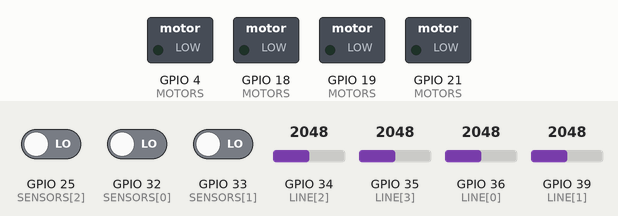
Simulated run of this sketch. Board: ESP32. Parts: switched loads named in the sketch (green lamp = pin HIGH). Dashed ring = blinking. Inputs (shaded band) come from the test bench; at power-on: GPIO 25 (SENSORS[2]) LOW, GPIO 32 (SENSORS[0]) LOW, GPIO 34 (LINE[2]) = 2048, GPIO 33 (SENSORS[1]) LOW, GPIO 35 (LINE[3]) = 2048, GPIO 36 (LINE[0]) = 2048, GPIO 39 (LINE[1]) = 2048. Random numbers use the default seed unless the sketch sets one; EEPROM starts erased.

Above: at 1.2 s.
1.3 s: GPIO 25 (SENSORS[2]) driven HIGH and GPIO 32 (SENSORS[0]) driven HIGH
4.3 s: GPIO 34 (LINE[2]) set to 3202
At 5.15 s:
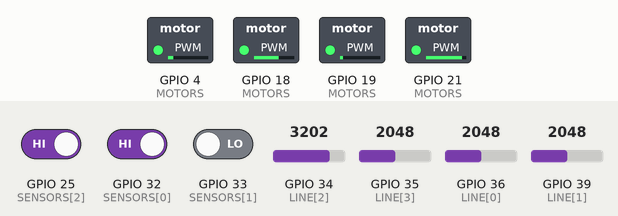
7.3 s: GPIO 34 (LINE[2]) set to 3323
At 7.7 s:
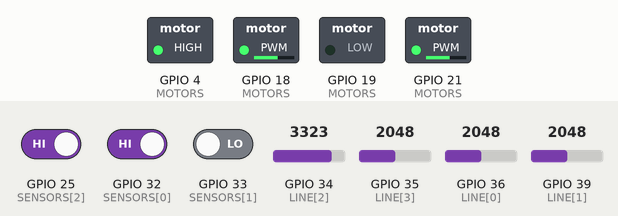
10.3 s: GPIO 34 (LINE[2]) set to 2866
At 13.08 s:
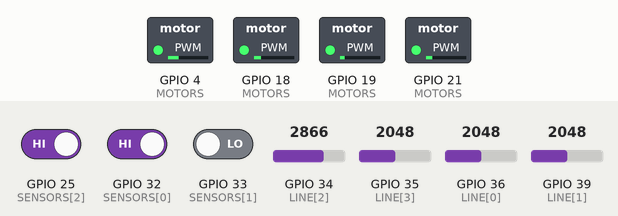
13.3 s: GPIO 33 (SENSORS[1]) driven HIGH
16.3 s: GPIO 34 (LINE[2]) set to 3972
At 16.45 s:
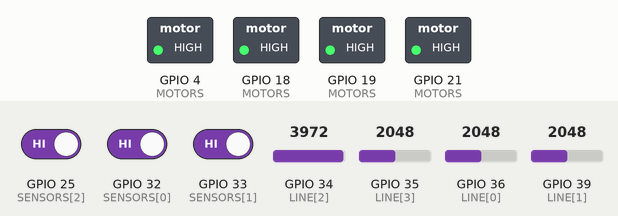
Timing chart, 0 to 20.3 s (numbered marks = the images above; inputs shaded):
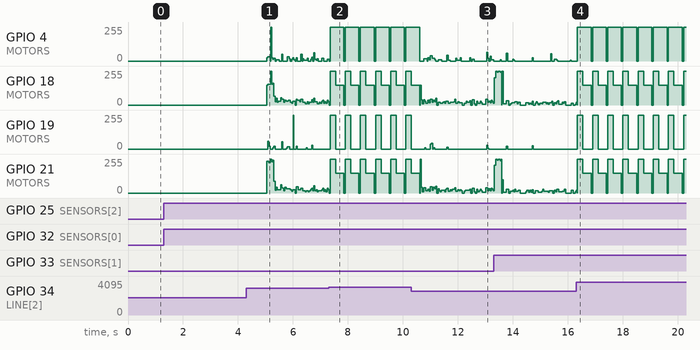

The sketch:

Code.ino
```cpp
#include <EEPROM.h>
#include "esp32-hal-cpu.h" // مكتبة لتغيير تردد المعالج

// ===== إعدادات الأجهزة =====
const int MOTORS[2][2] = {
  {18, 4},   // المحرك الأول (RPWM, LPWM)
  {21, 19}   // المحرك الثاني (RPWM, LPWM)
};

// الحساسات (Front, Right, Left) → JS40F Digital
const int SENSORS[3] = {32, 33, 25};

// مستشعرات الخط (Analog)
const int LINE[] = {36, 39, 34, 35};

// ===== إعدادات الروبوت =====
const float LEARNING_RATE = 0.01;
const float EPSILON_MIN = 0.05;
const float EDGE_THRESHOLD = 0.8;
const unsigned long AVOID_TIMINGS[] = {50, 200, 300}; // بالمللي ثانية
const unsigned long START_DELAY = 5000; // 5 ثواني قبل بدء الحركة

// ===== متغيرات الذكاء الاصطناعي =====
float weights[24];        // 7 حساسات + زاوية العدو
float sensorsValues[8];   // 7 حساسات + زاوية العدو
float epsilon = 0.2;
int wins = 0, battles = 0;

// ===== حالة البداية =====
unsigned long startTime;
bool started = false;

// ===== حالة تجنب الحافة =====
struct EdgeAvoid {
  bool active = false;
  int step = 0;
  unsigned long start = 0;
} edgeAvoid;

// ===================== الوظائف =====================

// ضبط المحركات
void setMotors(int left, int right) {
  digitalWrite(MOTORS[0][1], left < 0);
  digitalWrite(MOTORS[0][0], left > 0);
  analogWrite(MOTORS[0][0], abs(left));

  digitalWrite(MOTORS[1][1], right < 0);
  digitalWrite(MOTORS[1][0], right > 0);
  analogWrite(MOTORS[1][0], abs(right));
}

void stopMotors() { setMotors(0, 0); }

// قراءة الحساسات
void readSensors() {
  // 🟢 الحساسات الأمامية (JS40F Digital → 0 أو 1)
  for (int i = 0; i < 3; i++) {
    sensorsValues[i] = digitalRead(SENSORS[i]);
  }

  // ⚪ حساسات الخط (Analog → 0 إلى 1)
  for (int i = 0; i < 4; i++) {
    sensorsValues[3+i] = analogRead(LINE[i]) / 4095.0;
  }

  // 🔵 زاوية العدو (يمين أو يسار حسب الحساسات)
  sensorsValues[7] = (sensorsValues[1] > sensorsValues[2]) ? 0.25 : 0.75;
}

// اتخاذ القرار باستخدام التعلم المعزز
int aiDecision() {
  if (random(1000) < epsilon * 1000) return random(0, 6);

  float scores[6] = {0};
  for (int action = 0; action < 6; action++) {
    for (int i = 0; i < 8; i++) {
      scores[action] += sensorsValues[i] * weights[i*3 + (action%3)];
    }
  }

  int best = 0;
  for (int i = 1; i < 6; i++) if (scores[i] > scores[best]) best = i;
  return best;
}

// تنفيذ الحركة
void executeAction(int action) {
  switch(action) {
    case 0: stopMotors(); break;
    case 1: setMotors(255, 255); break;
    case 2: setMotors(150, 255); break;
    case 3: setMotors(255, 150); break;
    case 4: setMotors(-100, 100); break;
    case 5: setMotors(-200, -200); break;
  }
}

// حساب المكافأة
float getReward(int action) {
  float reward = sensorsValues[0] * 10; // الأمامي
  if ((action == 2 || action == 3) && sensorsValues[0] > 0.5) reward += 20;

  float minEdge = min(min(sensorsValues[3], sensorsValues[4]),
                      min(sensorsValues[5], sensorsValues[6]));
  if (minEdge > EDGE_THRESHOLD) reward -= 30;

  return reward;
}

// التعلم
void learn(int action, float reward) {
  for (int i = 0; i < 8; i++) {
    weights[i*3 + (action%3)] += LEARNING_RATE * reward * sensorsValues[i];
    weights[i*3 + (action%3)] = constrain(weights[i*3 + (action%3)], -2.0, 2.0);
  }

  epsilon *= 0.9999;
  if (epsilon < EPSILON_MIN) epsilon = EPSILON_MIN;

  static int saveCounter = 0;
  if (++saveCounter > 100) { saveAI(); saveCounter = 0; }
}

// ===== تجنب الحافة بدون delay =====
bool checkEdge() {
  for (int i = 3; i < 7; i++) if (sensorsValues[i] > EDGE_THRESHOLD) return true;
  return false;
}

void startAvoidEdge() {
  edgeAvoid.active = true;
  edgeAvoid.step = 0;
  edgeAvoid.start = millis();
  stopMotors();
}

void handleAvoidEdge() {
  unsigned long now = millis();
  switch(edgeAvoid.step) {
    case 0:
      if (now - edgeAvoid.start >= AVOID_TIMINGS[0]) { setMotors(-255,-255); edgeAvoid.step=1; edgeAvoid.start=now; }
      break;
    case 1:
      if (now - edgeAvoid.start >= AVOID_TIMINGS[1]) { setMotors(-150,150); edgeAvoid.step=2; edgeAvoid.start=now; }
      break;
    case 2:
      if (now - edgeAvoid.start >= AVOID_TIMINGS[2]) { stopMotors(); edgeAvoid.active=false; }
      break;
  }
}

// ===== حفظ واسترجاع الذكاء =====
void saveAI() {
  for (int i = 0; i < 24; i++) EEPROM.put(i*4, weights[i]);
  EEPROM.put(100, epsilon);
  EEPROM.put(104, wins);
  EEPROM.put(108, battles);
  EEPROM.commit();
}

void loadAI() {
  for (int i = 0; i < 24; i++) {
    EEPROM.get(i*4, weights[i]);
    if (isnan(weights[i])) weights[i] = random(-100,100)/100.0;
  }
  EEPROM.get(100, epsilon);
  EEPROM.get(104, wins);
  EEPROM.get(108, battles);
  if (isnan(epsilon) || epsilon > 1.0) epsilon = 0.2;
}

// ===== setup و loop =====
void setup() {
  // ضبط تردد الـ CPU على أقصى سرعة
  setCpuFrequencyMhz(240);

  EEPROM.begin(512);

  // إعداد المحركات
  for (int i = 0; i < 2; i++) {
    pinMode(MOTORS[i][0], OUTPUT);
    pinMode(MOTORS[i][1], OUTPUT);
  }
  // إعداد الحساسات (JS40F Digital)
  for (int i = 0; i < 3; i++) pinMode(SENSORS[i], INPUT);
  // إعداد حساسات الخط
  for (int i = 0; i < 4; i++) pinMode(LINE[i], INPUT);

  loadAI();
  startTime = millis();
}

void loop() {
  readSensors();
  int action = aiDecision();

  if (!started && millis() - startTime < START_DELAY) {
    stopMotors();
    return;
  }
  started = true;

  if (edgeAvoid.active) { handleAvoidEdge(); return; }
  if (checkEdge()) { startAvoidEdge(); return; }

  executeAction(action);
  float reward = getReward(action);
  learn(action, reward);
}
```

Measured:
- the behaviour switches between 3276 and 3277 on GPIO 34 (LINE[2]) (found by bisection; images 1 and 2)
- after the input at 1.3 s, every drawn part: stays the same
- after the input at 16.3 s, GPIO 19 (MOTORS): alternates 255/255 for 0.20 s and 0/255 for 0.35 s, starting after 0.05 s
- by itself, GPIO 4 (MOTORS): alternates 255/255 for 0.50 s and 0/255 for 0.05 s
- by itself, GPIO 18 (MOTORS), GPIO 21 (MOTORS): moves between 0/255 and 255/255, repeating every 0.55 s
